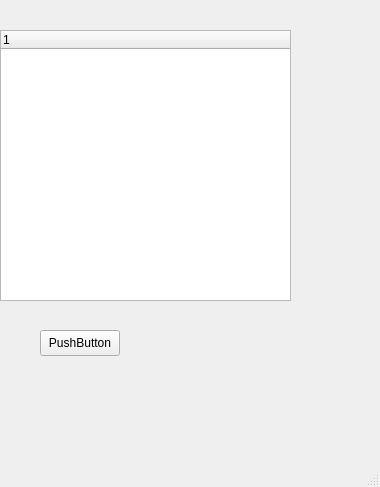
<?xml version="1.0" encoding="UTF-8"?>
<ui version="4.0">
 <class>MainWindow</class>
 <widget class="QMainWindow" name="MainWindow">
  <property name="geometry">
   <rect>
    <x>0</x>
    <y>0</y>
    <width>380</width>
    <height>487</height>
   </rect>
  </property>
  <property name="windowTitle">
   <string>MainWindow</string>
  </property>
  <widget class="QWidget" name="centralwidget">
   <widget class="QTreeWidget" name="entityTree">
    <property name="geometry">
     <rect>
      <x>0</x>
      <y>30</y>
      <width>291</width>
      <height>271</height>
     </rect>
    </property>
    <column>
     <property name="text">
      <string notr="true">1</string>
     </property>
    </column>
   </widget>
   <widget class="QPushButton" name="pushButton">
    <property name="geometry">
     <rect>
      <x>40</x>
      <y>330</y>
      <width>80</width>
      <height>26</height>
     </rect>
    </property>
    <property name="text">
     <string>PushButton</string>
    </property>
   </widget>
  </widget>
  <widget class="QMenuBar" name="menubar">
   <property name="geometry">
    <rect>
     <x>0</x>
     <y>0</y>
     <width>380</width>
     <height>23</height>
    </rect>
   </property>
  </widget>
  <widget class="QStatusBar" name="statusbar"/>
 </widget>
 <resources/>
 <connections/>
</ui>
